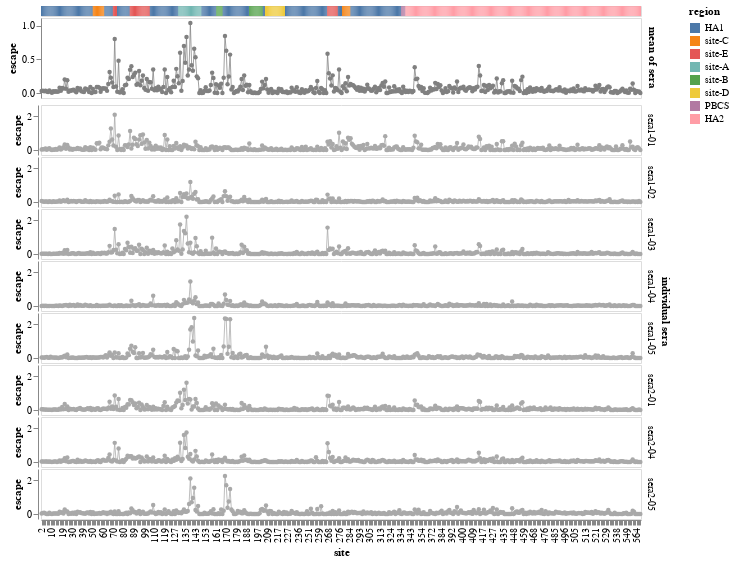

Notebook code for this chart:
### Markdown cell above
Now make a site summary escape plot for all the sera:

### Code cell
floor_escape_at_zero = alt.param(
    value=init_floor_escape_at_zero,
    bind=alt.binding_radio(options=[True, False], name="floor escape at zero"),
)

site_stats = ["mean", "sum", "max", "min"]
site_escape_selection = alt.selection_point(
    fields=["site escape statistic"],
    bind=alt.binding_select(
        options=site_stats,
        name="site escape statistic",
    ),
    value=init_site_escape_stat,
)

site_selection = alt.selection_point(fields=["site"], on="mouseover", empty=False)

func_effects_slider = alt.selection_point(
    fields=["cutoff"],
    value=[{"cutoff": init_min_func_effect}],
    bind=alt.binding_range(
        name="minimum mutation functional effect",
        min=func_effects["functional effect"].min(),
        max=0,
    ),
)

site_brush = alt.selection_interval(
    encodings=["x"],
    mark=alt.BrushConfig(stroke="black", strokeWidth=2, fillOpacity=0),
    empty=False,
)

site_escape_width = 600  # width of site escape chart

site_escape_base = (
    alt.Chart(escape)
    .encode(
        y=alt.Y(
            "escape:Q",
            scale=alt.Scale(nice=False, padding=5),
            axis=alt.Axis(grid=False),
        ),
        tooltip=[
            "site",
            alt.Tooltip("escape:Q", format=".2f"),
            "wildtype",
            "sequential_site:Q",
            "serum:N",
            "region:N",
        ],
    )
)

site_escape_lines = site_escape_base.mark_line(size=0.75, opacity=1)

site_escape_points = site_escape_base.encode(
    strokeWidth=alt.condition(site_selection, alt.value(3), alt.value(0)),
).mark_circle(filled=True, opacity=1, stroke="red", size=20)

site_escape_lines_and_points = (
    (site_escape_lines + site_escape_points)
    .transform_fold(fold=list(sera), as_=["serum", "escape_orig"])
    # floor escape at zero if selected
    .transform_calculate(
        escape=alt.expr.if_(
            floor_escape_at_zero,
            alt.expr.max(alt.datum["escape_orig"], 0),
            alt.datum["escape_orig"],
        )
    )
    # filter on functional effects
    .transform_lookup(
        lookup="site_mutant",
        from_=alt.LookupData(
            func_effects,
            key="site_mutant",
            fields=["functional effect"],
        ),
    )
    .transform_filter(alt.datum["functional effect"] >= func_effects_slider["cutoff"])
    # compute site statistics from mutation statistics
    .transform_aggregate(
        **{stat: f"{stat}(escape)" for stat in site_stats},
        groupby=["site", "serum", "wildtype"],
    )
    # filter on site statistic of interest
    .transform_fold(fold=site_stats, as_=["site escape statistic", "escape"])
    .transform_filter(site_escape_selection)
    # get sequential sites and regions
    .transform_lookup(
        lookup="site",
        from_=alt.LookupData(
            site_numbering_map,
            key="site",
            fields=["sequential_site", "region"],
        ),
    )
)

site_escape = (
    site_escape_lines_and_points
    .encode(
        x=alt.X(
            "site:N",
            sort=alt.SortField("sequential_site:Q"),
            axis=alt.Axis(labelOverlap=True, grid=False),
        ),
        color=alt.condition(site_brush, alt.value("black"), alt.value("darkgray")),
    )
    .properties(height=50, width=site_escape_width)
    .facet(
        facet=alt.Facet(
            "serum:N",
            title="individual sera",
            header=alt.Header(
                labelOrient="right",
                labelFontSize=10,
                labelPadding=3,
                titleOrient="right",
                titlePadding=3,
            ),
        ),
        columns=1,
        spacing=0,
    )
)

site_mean_escape = (
    site_escape_lines_and_points
    # average missing values as zero
    .transform_calculate(
        escape=alt.expr.if_(
            alt.expr.isValid(alt.datum["escape"]),
            alt.datum["escape"],
            0,
        ),
    )
    # take mean over sera
    .transform_aggregate(
        escape="mean(escape)",
        groupby=["site", "wildtype", "sequential_site", "region"],
    )
    .transform_calculate(serum="'mean of all sera'")
    .encode(
        x=alt.X(
            "site:N",
            sort=alt.SortField("sequential_site:Q"),
            axis=None,
        ),
        color=alt.condition(site_brush, alt.value("black"), alt.value("gray")),
    )
    .properties(
        height=80,
        width=site_escape_width,
        title=alt.TitleParams(
            "mean of sera", fontSize=11, fontWeight="bold", orient="right",
        ),
    )
)

region_bar = (
    alt.Chart(site_numbering_map)
    .encode(
        x=alt.X(
            "site:N",
            sort=alt.SortField("sequential_site:Q"),
            axis=None,
        ),
        color=alt.Color(
            "region",
            scale=alt.Scale(domain=site_numbering_map["region"].unique())
        ),
        tooltip=["site", "region", "sequential_site"],
    )
    .mark_rect()
    .properties(width=site_escape_width, height=10)
)       

site_chart = alt.vconcat(
    region_bar, 
    alt.vconcat(site_mean_escape, site_escape, spacing=5).add_params(
        site_escape_selection,
        site_selection,
        func_effects_slider,
        floor_escape_at_zero,
    ),
    spacing=0,
).add_params(site_brush)

site_chart

### Figure 1 — Vega-Lite specification as saved in the notebook (floating-point values rounded to 4 significant figures; data arrays with more than 128 entries replaced by an {"elided": "..."} marker saying what was removed)
{"config": {"view": {"continuousWidth": 300, "continuousHeight": 300}}, "vconcat": [{"data": {"name": "data-55fcbcd0e1106980d41ce8b4afba90d4"}, "mark": {"type": "rect"}, "encoding": {"color": {"field": "region", "scale": {"domain": ["HA1", "site-C", "site-E", "site-A", "site-B", "site-D", "PBCS", "HA2"]}, "type": "nominal"}, "tooltip": [{"field": "site", "type": "quantitative"}, {"field": "region", "type": "nominal"}, {"field": "sequential_site", "type": "quantitative"}], "x": {"axis": null, "field": "site", "sort": {"field": "sequential_site:Q"}, "type": "nominal"}}, "height": 10, "name": "view_9", "width": 600}, {"vconcat": [{"layer": [{"mark": {"type": "line", "opacity": 1, "size": 0.75}, "encoding": {"tooltip": [{"field": "site", "type": "quantitative"}, {"field": "escape", "format": ".2f", "type": "quantitative"}, {"field": "wildtype", "type": "nominal"}, {"field": "sequential_site", "type": "quantitative"}, {"field": "serum", "type": "nominal"}, {"field": "region", "type": "nominal"}], "y": {"axis": {"grid": false}, "field": "escape", "scale": {"nice": false, "padding": 5}, "type": "quantitative"}}, "name": "view_7"}, {"mark": {"type": "circle", "filled": true, "opacity": 1, "size": 20, "stroke": "red"}, "encoding": {"strokeWidth": {"condition": {"param": "param_13", "value": 3, "empty": false}, "value": 0}, "tooltip": [{"field": "site", "type": "quantitative"}, {"field": "escape", "format": ".2f", "type": "quantitative"}, {"field": "wildtype", "type": "nominal"}, {"field": "sequential_site", "type": "quantitative"}, {"field": "serum", "type": "nominal"}, {"field": "region", "type": "nominal"}], "y": {"axis": {"grid": false}, "field": "escape", "scale": {"nice": false, "padding": 5}, "type": "quantitative"}}}], "encoding": {"color": {"condition": {"param": "param_15", "value": "black", "empty": false}, "value": "gray"}, "x": {"axis": null, "field": "site", "sort": {"field": "sequential_site:Q"}, "type": "nominal"}}, "height": 80, "title": {"text": "mean of sera", "fontSize": 11, "fontWeight": "bold", "orient": "right"}, "transform": [{"fold": ["sera1-01", "sera1-02", "sera1-03", "sera1-04", "sera1-05", "sera2-01", "sera2-04", "sera2-05"], "as": ["serum", "escape_orig"]}, {"calculate": "if(param_11,max(datum['escape_orig'],0),datum['escape_orig'])", "as": "escape"}, {"lookup": "site_mutant", "from": {"data": {"name": "data-87e1e210fad968cdc00e715d49c14434"}, "key": "site_mutant", "fields": ["functional effect"]}}, {"filter": "(datum['functional effect'] >= param_14['cutoff'])"}, {"aggregate": [{"op": "mean", "field": "escape", "as": "mean"}, {"op": "sum", "field": "escape", "as": "sum"}, {"op": "max", "field": "escape", "as": "max"}, {"op": "min", "field": "escape", "as": "min"}], "groupby": ["site", "serum", "wildtype"]}, {"fold": ["mean", "sum", "max", "min"], "as": ["site escape statistic", "escape"]}, {"filter": {"param": "param_12"}}, {"lookup": "site", "from": {"data": {"name": "data-55fcbcd0e1106980d41ce8b4afba90d4"}, "key": "site", "fields": ["sequential_site", "region"]}}, {"calculate": "if(isValid(datum['escape']),datum['escape'],0)", "as": "escape"}, {"aggregate": [{"op": "mean", "field": "escape", "as": "escape"}], "groupby": ["site", "wildtype", "sequential_site", "region"]}, {"calculate": "'mean of all sera'", "as": "serum"}], "width": 600}, {"facet": {"field": "serum", "header": {"labelFontSize": 10, "labelOrient": "right", "labelPadding": 3, "titleOrient": "right", "titlePadding": 3}, "title": "individual sera", "type": "nominal"}, "spec": {"layer": [{"mark": {"type": "line", "opacity": 1, "size": 0.75}, "encoding": {"tooltip": [{"field": "site", "type": "quantitative"}, {"field": "escape", "format": ".2f", "type": "quantitative"}, {"field": "wildtype", "type": "nominal"}, {"field": "sequential_site", "type": "quantitative"}, {"field": "serum", "type": "nominal"}, {"field": "region", "type": "nominal"}], "y": {"axis": {"grid": false}, "field": "escape", "scale": {"nice": false, "padding": 5}, "type": "quantitative"}}, "name": "view_8"}, {"mark": {"type": "circle", "filled": true, "opacity": 1, "size": 20, "stroke": "red"}, "encoding": {"strokeWidth": {"condition": {"param": "param_13", "value": 3, "empty": false}, "value": 0}, "tooltip": [{"field": "site", "type": "quantitative"}, {"field": "escape", "format": ".2f", "type": "quantitative"}, {"field": "wildtype", "type": "nominal"}, {"field": "sequential_site", "type": "quantitative"}, {"field": "serum", "type": "nominal"}, {"field": "region", "type": "nominal"}], "y": {"axis": {"grid": false}, "field": "escape", "scale": {"nice": false, "padding": 5}, "type": "quantitative"}}}], "encoding": {"color": {"condition": {"param": "param_15", "value": "black", "empty": false}, "value": "darkgray"}, "x": {"axis": {"grid": false, "labelOverlap": true}, "field": "site", "sort": {"field": "sequential_site:Q"}, "type": "nominal"}}, "height": 50, "transform": [{"fold": ["sera1-01", "sera1-02", "sera1-03", "sera1-04", "sera1-05", "sera2-01", "sera2-04", "sera2-05"], "as": ["serum", "escape_orig"]}, {"calculate": "if(param_11,max(datum['escape_orig'],0),datum['escape_orig'])", "as": "escape"}, {"lookup": "site_mutant", "from": {"data": {"name": "data-87e1e210fad968cdc00e715d49c14434"}, "key": "site_mutant", "fields": ["functional effect"]}}, {"filter": "(datum['functional effect'] >= param_14['cutoff'])"}, {"aggregate": [{"op": "mean", "field": "escape", "as": "mean"}, {"op": "sum", "field": "escape", "as": "sum"}, {"op": "max", "field": "escape", "as": "max"}, {"op": "min", "field": "escape", "as": "min"}], "groupby": ["site", "serum", "wildtype"]}, {"fold": ["mean", "sum", "max", "min"], "as": ["site escape statistic", "escape"]}, {"filter": {"param": "param_12"}}, {"lookup": "site", "from": {"data": {"name": "data-55fcbcd0e1106980d41ce8b4afba90d4"}, "key": "site", "fields": ["sequential_site", "region"]}}], "width": 600}, "columns": 1, "spacing": 0}], "data": {"name": "data-8dace36073d4fe53111d56f4ca71aa6d"}, "spacing": 5}], "params": [{"name": "param_12", "select": {"type": "point", "fields": ["site escape statistic"]}, "bind": {"input": "select", "options": ["mean", "sum", "max", "min"], "name": "site escape statistic"}, "value": "mean", "views": ["view_7", "view_8"]}, {"name": "param_13", "select": {"type": "point", "fields": ["site"], "on": "mouseover"}, "views": ["view_7", "view_8"]}, {"name": "param_14", "select": {"type": "point", "fields": ["cutoff"]}, "bind": {"input": "range", "max": 0, "min": -8.943, "name": "minimum mutation functional effect"}, "value": [{"cutoff": -2}], "views": ["view_7", "view_8"]}, {"name": "param_11", "bind": {"input": "radio", "options": [true, false], "name": "floor escape at zero"}, "value": true}, {"name": "param_15", "select": {"type": "interval", "encodings": ["x"], "mark": {"fillOpacity": 0, "stroke": "black", "strokeWidth": 2}}, "views": ["view_9", "view_7", "view_8"]}], "spacing": 0, "$schema": "https://vega.github.io/schema/vega-lite/v5.8.0.json", "datasets": {"data-55fcbcd0e1106980d41ce8b4afba90d4": {"elided": "568 records"}, "data-8dace36073d4fe53111d56f4ca71aa6d": {"elided": "2810 records"}, "data-87e1e210fad968cdc00e715d49c14434": {"elided": "7432 records"}}}
